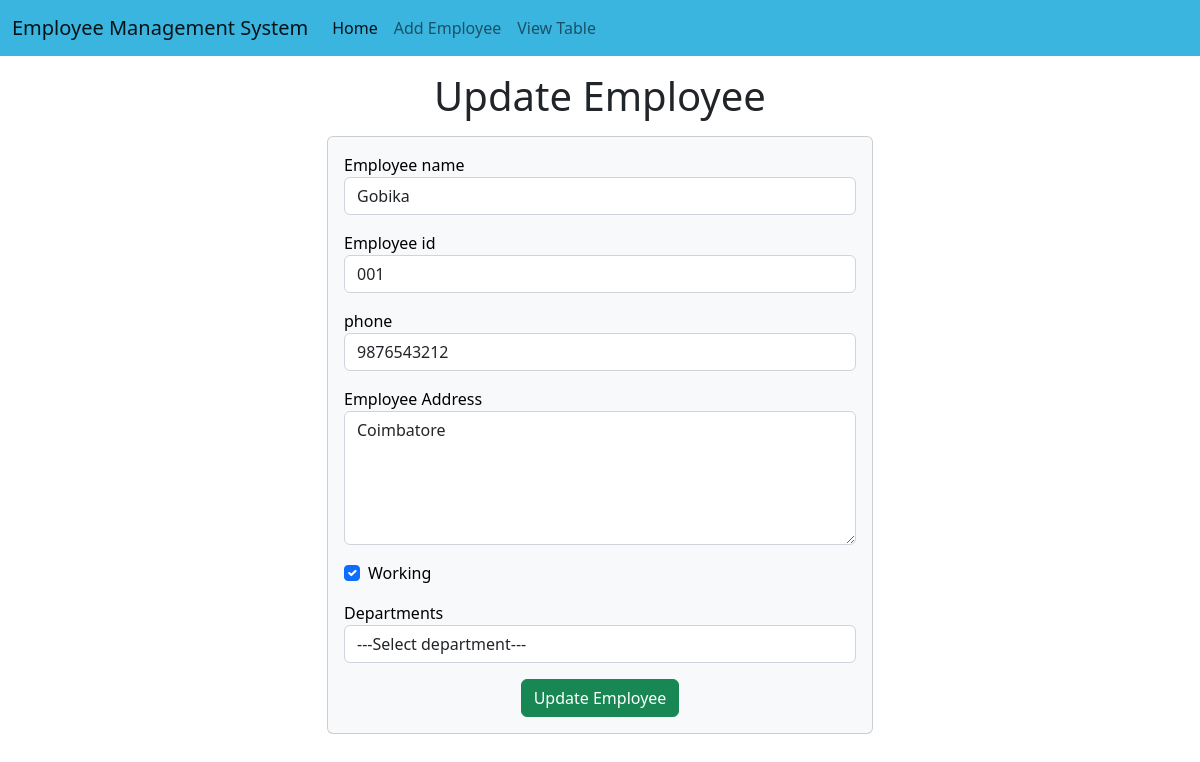
Screenshot of /emp/update-emp/2/ (signed in) with the database file from the repository.
### emp_app/models.py (models this page shows, shortened)
class Emp(models.Model):
    name=models.CharField(max_length=200)
    emp_id=models.CharField(max_length=200)
    phone=models.CharField(max_length=10)
    address=models.CharField(max_length=150)
    working=models.BooleanField(default=True)
    department=models.CharField(max_length=200)

### emp_app/decorators.py (the view)
        def _wrapped_view(request, *args, **kwargs):
            if request.user.is_authenticated:
                try:
                    user_profile = request.user.userprofile
                except UserProfile.DoesNotExist:
                    raise PermissionDenied("UserProfile does not exist")
                if user_profile.role in roles:
                    return view_func(request, *args, **kwargs)
                else:
                    raise PermissionDenied("You do not have permission to access this page")
            else:
                return redirect('login')

### emp_app/views.py (called while the page is built)
@role_required(['admin'])
def update_emp(request,emp_id):
    emp=Emp.objects.get(pk=emp_id)
    print("Yes Bhai")
    return render(request,"emp/update_emp.html",{
        'emp':emp
    })

### templates/emp/update_emp.html (shortened to what this page needs)
<!doctype html>
<html lang="en">
  <head>
    <link href="https://cdn.jsdelivr.net/npm/bootstrap@5.2.2/dist/css/bootstrap.min.css"
          rel="stylesheet"
>
  </head>
  <body>
    {% include 'emp/navbar.html' %}
    <h1 class="text-center my-3">Update Employee</h1>
    <div class="container">
      <div class="row">
        <div class="col-md-6 offset-md-3">
          <div class="card bg-light text-black">
            <div class="card-body">
              <form action="/emp/do-update-emp/{{emp.id}}" method="POST">
                <div class="mb-3">
                  <label for="name">Employee name</label>
                  <input
                    id="name"
                    type="text"
                    class="form-control"
                    placeholder="Enter emp name"
                    name="emp_name"
                    value="{{emp.name}}"
                  />
                </div>
                <div class="mb-3">
                  <label for="id">Employee id</label>
                  <input
                    id="id"
                    type="text"
                    class="form-control"
                    placeholder="Enter emp id"
                    name="emp_id"
                    value="{{emp.emp_id}}"
                  />
                </div>
                <div class="mb-3">
                  <label for="phone">phone</label>
                  <input
                    id="phone"
                    type="text"
                    class="form-control"
                    placeholder="Enter emp phone"
                    name="emp_phone"
                    value="{{emp.phone}}"
                  />
                </div>
                <div class="mb-3">
                  <label for="address">Employee Address</label>
                  <textarea
                    name="emp_address"
                    id="address"
                    rows="5"
                    class="form-control"
                  >{{emp.address}}</textarea>
                </div>
                <div class="mb-3 form-check">
                  <label for="working">Working</label>
                  <input {% if emp.working %} checked {% endif %} id="working" name="emp_working" type="checkbox" class="form-check-input">
                </div>
                <div class="mb-3 ">
                  <label for="department">Departments</label>
                  <select value="{{emp.department}}" name="emp_department" id="department" class="form-control">
                    <option value="">---Select department---</option>
                  </select>
                </div>
                <div class="container text-center">
                    <button class="btn btn-success">
                        Update Employee
                    </button>
                </div>
              </form>
            </div>
          </div>
        </div>
      </div>
    </div>
  </body>
</html>

### rows the page displays
Emp: emp_name "Gobika", emp_id "001", emp_phone "9876543212", emp_address "Coimbatore", working "☑"
